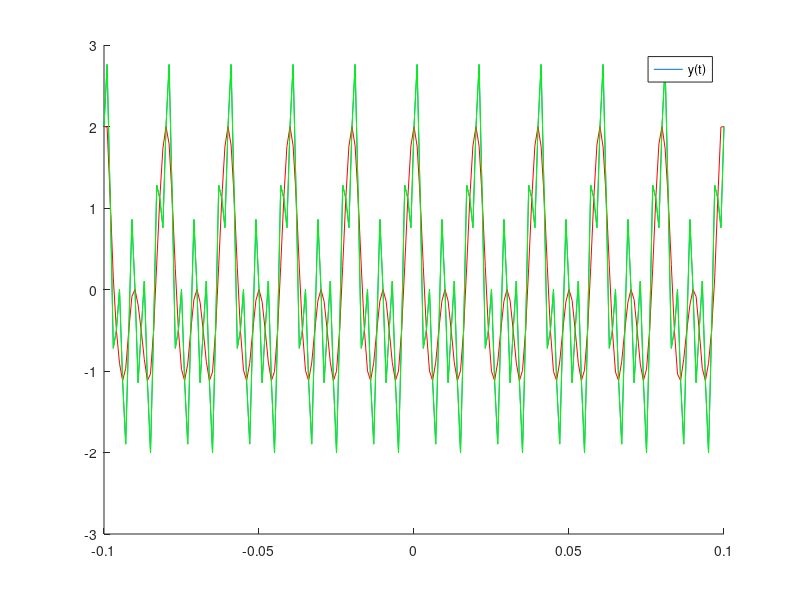

The MATLAB script that drew this image: (Note: this script raises an error after producing the figure.)
t=-0.1:.001:0.1;                                                         %The time interval of the requested signal and its step .001 sec)
z=cos(100*pi*t)+ cos(200*pi*t)+sin(500*pi*t);

Ts1=0.002;%We set Ts1=0.002 sec
N1=-50:1:50;
Xs1=cos(100*pi*N1*Ts1)+cos(200*pi*N1*Ts1)+sin(500*pi*N1*Ts1);            %The new signal with the same sampling frequency that we found in G.1.1
Ts2=0.0001;                                                              %We set a higher frequency to get a shorter period:f=10000 Hz
N2=-1000:1:1000;
Xs2=cos(100*pi*N2*Ts2)+cos(200*pi*N2*Ts2)+sin(500*pi*N2*Ts2);
for k=1:1:length(t)
    x1(k)=Xs1*sinc((t(k)-N1*Ts1)/Ts1)';
end;

for k=1:1:length(t)
   x2(k)=Xs2*sinc((t(k)-N2*Ts2)/Ts2)';
end;


figure('Name','Urgent Signal for Ts=0.0001');
hold on;

plot(t,z);                                                              %Display of the signal G.1.2
hold on;
plot(t,x1,'-r');                                                        %Display of the signal G.1.3 
hold on;
plot(t,x2,'-g');                                                        %Display of the signal G.1.4
legend('Xs(t)');
legend('y(t)');
TITLE ('G.1.4');
xlabel('Time');
ylabel('x1(t)');
grid on;
